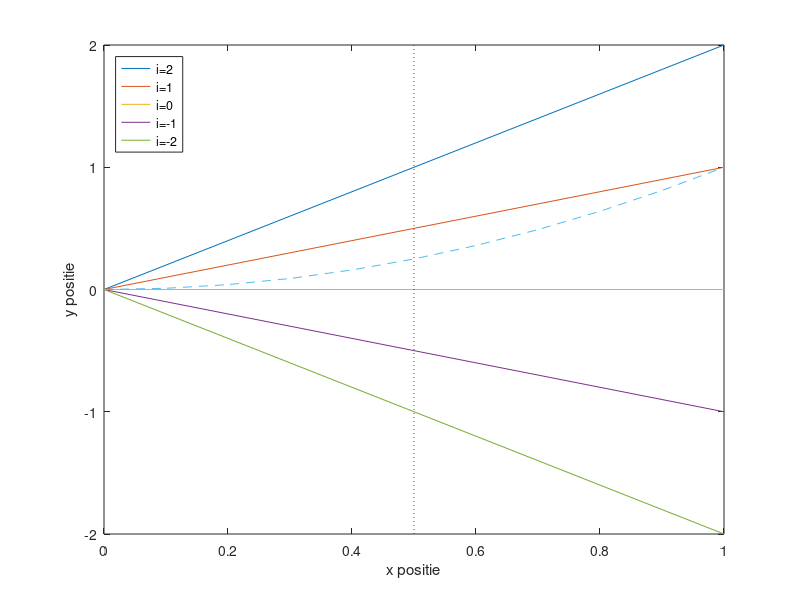
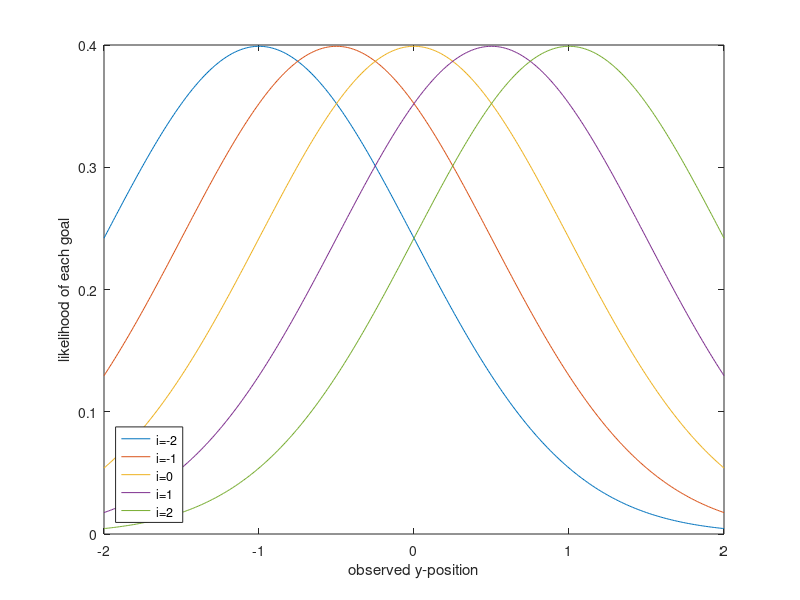

The MATLAB script that drew these images, in order: (Note: this script raises an error after producing the figures.)
function y = l0HM140_20151210_RK
% function y = l0HM140_20151210_RK
%
% 1. Description:
%       Advanced perception, assignment 4.
%       bPart1: 
%           - plots the optimal weights as a function of the variance of the visual weight
% 
% 2. Stand-alone example:
%
% 3. Additional info:
%       Tested cross-platform: No
%
% Programmed by Alejandro Osses, HTI, TU/e, the Netherlands, 2014-2015
% Created on    : 10/12/2015
% Last update on: 10/12/2015 
% Last use on   : 10/12/2015 
%%%%%%%%%%%%%%%%%%%%%%%%%%%%%%%%%%%%%%%%%%%%%%%%%%%%%%%%%%%%%%%%%%%%%%%%%%%

close all
bPart1 = 0;
bPart2 = 1;

if bPart1
    % Literature: Ernst and Banks 2002
    %%% Using MATLAB do the following: (1) and (2)
    
    % Source: "D:\Documenten-TUe\09-Training+activities\Advanced-perception\2015-2016-Q2\Assignment4\Processing\uitwerking assignment 4\":
    %               - uitwerking opdracht 4\script.m
    %               - uitwerking opdracht 4\Svh.m
    
    sh      = 1;        % haptic size 
    sigma2h = 1;        % haptic variance
    sv      = 2;        % visual size
    sigma2v = 0:0.1:3;  % visual variance
    [svh, sigma2vh, wv, wh] = il_Svh(sv, sigma2v, sh, sigma2h);
    
    figure;
    plot(sigma2v, [wh; wv]);
    line([sigma2h sigma2h],[0 1],'Color','r','Linestyle','--');
    text(sigma2h+0.05,0.1,'haptic variance \sigma^2_{h}');
    xlabel('visual variance \sigma^2_{v}');
    ylabel('weight values');
    legend('haptic weight','visual weight');

    figure;
    plot(sigma2v, svh);
    line([sigma2h sigma2h],[0 1.5],'Color','r','Linestyle','--');
    line([0 1],[1.5 1.5],'Color','r','Linestyle','--');
    line([0 3],[1 1],'Color','k','Linestyle',':');
    text(sigma2h+0.05,0.1,'haptic variance \sigma^2_{h}');
    xlabel('visual variance \sigma^2_{v}');
    ylabel('weighted average Svh');
    legend('haptic weight','visual weight');
    
end

if bPart2
    
    % Source: "D:\Documenten-TUe\09-Training+activities\Advanced-perception\2015-2016-Q2\Assignment4\Processing\uitwerking assignment 4\":
    %               0. - uitwerking opdracht 5\figuur1.m or figuur.m (same script)
    %               1. - uitwerking opdracht 5\script.m
    %               1. - uitwerking opdracht 5\script.m
    %               3. - uitwerking opdracht 5\posterior.m (il_posterior)
    
    %%% 0. figuur1.m
    figure;
    x=0:0.1:1;
    plot(x,[2*x; x; 0*x; -1*x; -2*x])
    hold on; plot(x,x.*x,'--')
    line([0.5 0.5],[-2 2],'Linestyle',':','Color','r')
    xlabel('x positie');
    ylabel('y positie');
    legend('i=2','i=1','i=0','i=-1','i=-2','Location','NorthWest');
    
    %%% 1. script.m
    t = 0.5;
    yhat=-2:0.01:2; % range of observed y-positions
    likelihoods=[il_lik2(yhat,-2*t,1);
                 il_lik2(yhat,-1*t,1);
                 il_lik2(yhat, 0*t,1);
                 il_lik2(yhat, 1*t,1);
                 il_lik2(yhat, 2*t,1)];
    
	figure;
    plot(yhat,likelihoods);
    xlabel('observed y-position');
    ylabel('likelihood of each goal');
    legend('i=-2','i=-1','i=0','i=1','i=2','Location','SouthWest');

    %-- Question: for what values of yhat would you infer that the goal is i = +1 
    %-- Answer: find the list indices for which the likelihood of goal i=+1 
    % is larger than the neighbouring likelihoods (i=0; i=+2). This might be
    % clearer if you look at the previous figure.    
    l1=find(il_lik2(yhat,1*t,1)>=il_lik2(yhat,2*t,1)); 
    l2=find(il_lik2(yhat,1*t,1)>=il_lik2(yhat,0*t,1)); 
    ymax=yhat(max(l1)); % intersection point (''upper'' bound)
    ymin=yhat(min(l2)); % intersection point (''lower'' bound)

    % generate output
    disp(['range of y-values that favour i=+1: (' num2str(ymin) ',' num2str(ymax) ')']);
    line([ymin ymin], [0 lik(ymin,t,1,1)],'Linestyle','--');
    line([ymax ymax], [0 lik(ymax,t,1,1)],'Linestyle','--');

    %-- Question: a posteriori
    t=0:0.001:1; % a time series

    figure;
    subplot(2,1,1);
    plot(t,[il_posterior(1,t.^2,t); il_posterior(-1,t.^2,t)]); % for a postetiori we use the measurement
    ylim([0 0.25]);
    xlabel('time t');
    ylabel('posterior probability');
    legend('i=+1','i=-1','Location','SouthWest');

    % because the priors are the same the likelihood ratio is identical to the
    % ratio of posterior probabilities
    likelihoodratio=il_lik2(t.^2,1*t,1)./il_lik2(t.^2,-1*t,1);
    l1=find(likelihoodratio>=2);
    tmin=t(min(l1));
    disp(['likelihoodratio: time after which goal i+1 is most likely: t=' num2str(tmin)]);
    posteriorratio=il_posterior(1,t.^2,t)./il_posterior(-1,t.^2,t);
    l2=find(posteriorratio>=2);
    tmin2=t(min(l2));
    disp(['posteriorratio: time after which goal i+1 is most likely: t=' num2str(tmin2)]);

    % plot it
    subplot(2,1,2);
    plot(t,[likelihoodratio' posteriorratio']);
    xlabel('time t');
    ylabel('likelihood ratio');
    line([0 1],[2 2],'LineStyle','--','Color','r');
    line([tmin tmin ],[0 likelihoodratio(min(l1)) ],'LineStyle','--','Color','r');
    line([tmin2 tmin2],[0 posteriorratio(min(l2))],'LineStyle','--','Color','r');
    text(0.1, 2.5,'threshold');
    disp('')
end

disp('')
%%%%%%%%%%%%%%%%%%%%%%%%%%%%%%%%%%%%%%%%%%%%%%%%%%%%%%%%%%%%%%%%%%%%%%%%%%%
% EOF

function [svh, sigma2vh, wv, wh]=il_Svh(sv, sigma2v, sh, sigma2h)
% function [svh, sigma2vh, wv, wh]=il_Svh(sv, sigma2v, sh, sigma2h)
%
% il_Svh returns the optimally weighted average (svh) of the visual 
% (sv, sigma2v) and haptic (sh, sigma2h) inputs.

wv      = sigma2h./(sigma2v+sigma2h);   % visual weight
wh      = 1-wv;                         % haptic weight
sigma2vh= wv.*sigma2v;                  % combined variance
svh     = wv.*sv + wh.*sh;              % weighted average

function res = il_lik(yhat,t,i,sigma)
% function res = il_lik(yhat,t,i,sigma)
%
% il_lik returns the likelihood of observing yhat at time t when the goal is
% target i and the uncertainty is sigma. The mean is y_i.

y_i = i.*t;
c   = 1/sqrt(2*pi)/sigma;
res = c*exp(-(yhat-y_i).^2/2/sigma^2);

function res = il_lik2(yhat,y_i,sigma)
% function res = il_lik2(yhat,y_i,sigma)
%
% il_lik returns the likelihood of observing yhat at time t when the goal is
% target i and the uncertainty is sigma. The mean is y_i.

c   = 1/sqrt(2*pi)/sigma;
res = c*exp(-(yhat-y_i).^2/2/sigma^2);

function res=il_posterior(i,yhat,t)
% function res=il_posterior(i,yhat,t)
%
% il_posterior returns the posterior probability of goal i for a given
% observation yhat at time t.

prior=[0 0.4 0 0.6 0]; % these are the priors for i = -2, -1, 0, 1, 2 respectively
idx = i + 3; % corresponding index. For i = -2, idx = 1; i = -1, idx = 2; etc.
sigma=1;
res=il_lik2(yhat,i*t,sigma)*prior(idx);